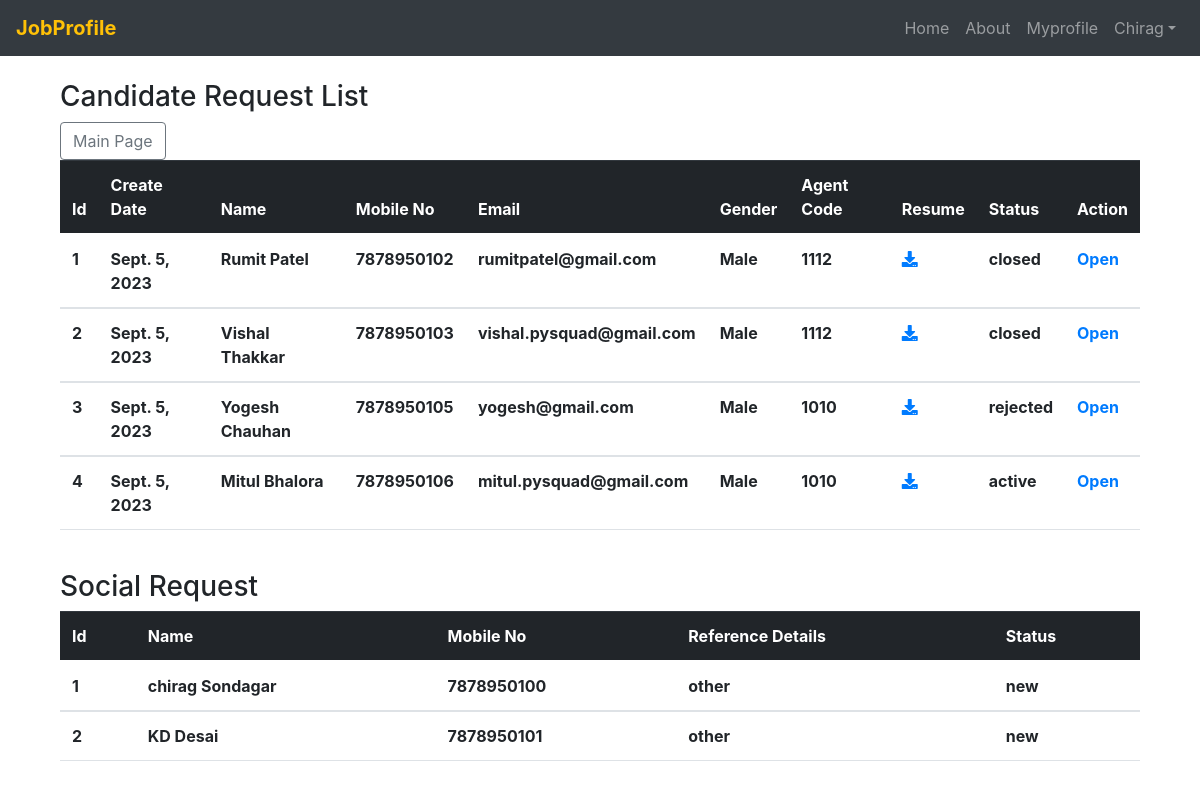
The app's page /candidate (signed in), older data.
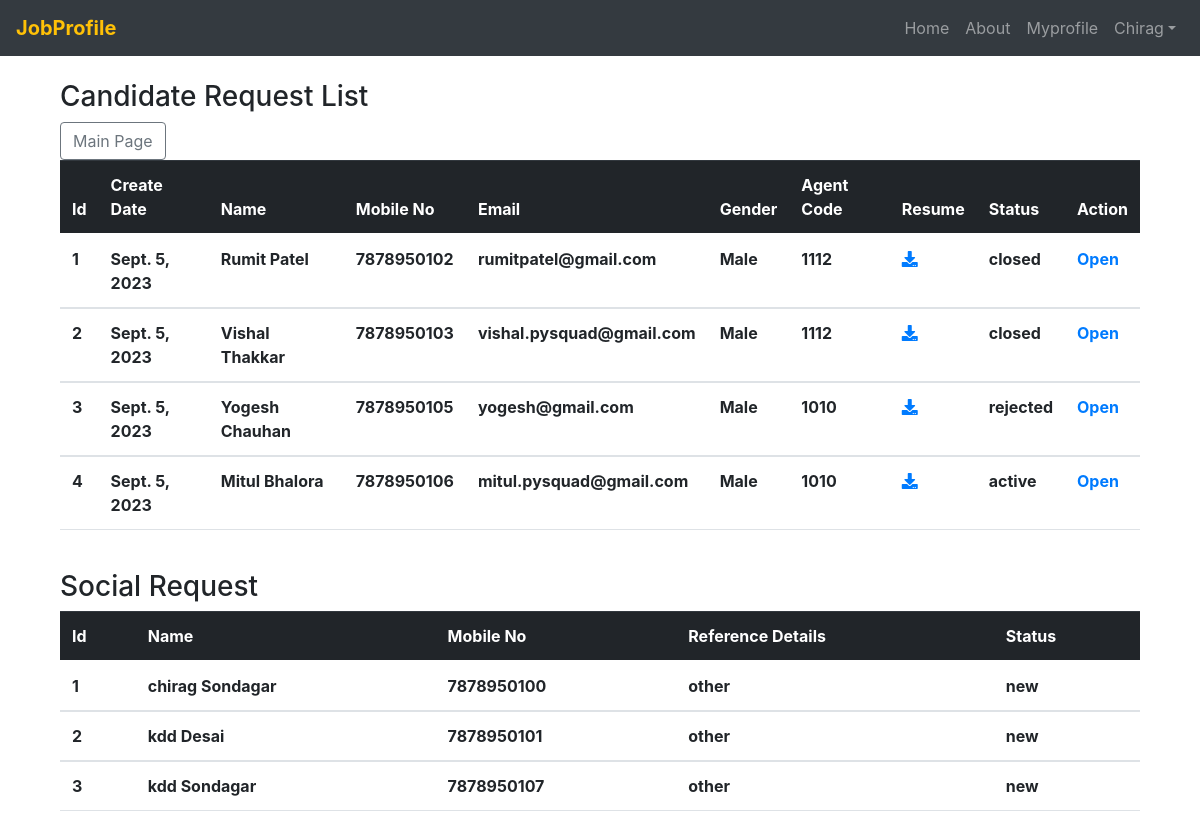
The same page, newer data.
### user/models.py (models this page shows)
class User(AbstractUser):
    is_manager = models.BooleanField(_("Manager Status"), default=False)
    is_agent = models.BooleanField(_("Agent Status"), default=False)

### candidate/models.py (models this page shows, shortened)
class CandidateProfile(models.Model):
    name = models.CharField(_("Name"), max_length=100)
    last_name = models.CharField(_("Last Name"), max_length=100)
    dob = models.DateField(_("Date of birth"))
    gender = models.CharField(_("Gender"), max_length=10, default="Male", choices=Gender)
    mobile_no = models.CharField(_("Mobile No"), max_length=10)
    email = models.EmailField(_("Email Id"), max_length=100, unique=True)
    reference = models.CharField(_("Your Reference"), max_length=50, choices=Reference_media, default="other")
    reference_details = models.CharField(_("Reference Provider"), max_length=50, default='None')
    profile_status = models.CharField(_("Profile Status"), max_length=50, choices=Profile_status, default='new')
    created = models.DateField(auto_now=True)
    address = models.TextField(_("Address"), null=True, blank=True)
    photo = models.ImageField(upload_to='images', blank=True, null=True)

### user/views.py (the view)
# urls.py: path('candidate', CandidateRequestView.as_view(), name='candidate-list'),
class CandidateRequestView(ListView):
    model = CandidateProfile
    template_name = 'page/candidate_request.html'
    def get_context_data(self, *, object_list=None, **kwargs):
        context = super().get_context_data()
        if self.request.user.is_manager:
            context['other'] = CandidateProfile.objects.filter(reference='other')
            context['all_agent_candidates'] = CandidateProfile.objects.filter(
                reference_details__in=self.request.user.manager.agent.all().values_list('code', flat=True))
            return context
        elif self.request.user.is_agent:
            context['candidates'] = CandidateProfile.objects.filter(reference_details=self.request.user.agent.code)
            return context

### templates/page/candidate_request.html (shortened to what this page needs)
{% extends 'base.html' %}
{% block pagecontent %}
<div class="container">
    <h3>Candidate Request List</h3>
    {% if request.user.is_manager %}
    <table class="table">
        <thead class="thead-dark">
        <tr>
            <th scope="col">Id</th>
            <th scope="col">Create Date</th>
            <th scope="col">Name</th>
            <th scope="col">Mobile No</th>
            <th scope="col">Email</th>
            <th scope="col">Gender</th>
            <th scope="col">Agent Code</th>
            <th scope="col">Resume</th>
            <th scope="col">Status</th>
            <th> Action</th>
        </tr>
        </thead>
        {% for candidate in all_agent_candidates %}
        <tbody>
        <tr>
            <th scope="col">{{forloop.counter}}</th>
            <th scope="col">{{candidate.created}}</th>
            <th scope="col">{{candidate.name}} {{candidate.last_name}}</th>
            <th scope="col">{{candidate.mobile_no}}</th>
            <th scope="col">{{candidate.email}}</th>
            <th scope="col">{{candidate.gender}}</th>
            <th scope="col">{{candidate.reference_details}}</th>
            <th scope="col"><a href="{% url 'users:download' candidate.pk %}"><i class="fa fa-download"
                                                                                 aria-hidden="true"></i></a>
            </th>
            <th scope="col">{{candidate.profile_status}}</th>
            <th scope="col"><a href="{% url 'users:candidate-update' candidate.pk %}">Open</a></th>
        </tr>
        </tbody>
        {% endfor %}
        <a class="btn btn-outline-secondary" href="{% url 'users:home' %}"> Main Page</a>
    </table>
    <br>
    <table class="table">
        <h3>Social Request</h3>
        <thead class="thead-dark">
        <tr>
            <th scope="col">Id</th>
            <th scope="col">Name</th>
            <th scope="col">Mobile No</th>
            <th scope="col">Reference Details</th>
            <th scope="col">Status</th>
        </tr>
        </thead>
        {% for candidate in other %}
        <tbody>
        <tr>
            <th scope="col">{{forloop.counter}}</th>
            <th scope="col">{{candidate.name}} {{candidate.last_name}}</th>
            <th scope="col">{{candidate.mobile_no}}</th>
            <th scope="col">{{candidate.reference}}</th>
            <th scope="col">{{candidate.profile_status}}</th>
        </tr>
        </tbody>
        {% endfor %}
    </table>
    {% endif %}
</div>
{% endblock %}

### templates/base.html (shortened to what this page needs)
{% load static %}
<!DOCTYPE html>
<html lang="en">
<head>
    <link href="https://cdn.jsdelivr.net/npm/bootstrap@5.0.2/dist/css/bootstrap.min.css" rel="stylesheet"
>
    <link rel="stylesheet" href="https://cdn.jsdelivr.net/npm/bootstrap@4.1.3/dist/css/bootstrap.min.css"
>
    <link rel="stylesheet" href="https://cdnjs.cloudflare.com/ajax/libs/font-awesome/5.14.0/css/all.min.css"
/>
</head>
<body>
<header>
    <nav class="navbar navbar-expand-sm navbar-dark bg-dark">
        <a href="" class="navbar-brand text font-weight-bold text-warning">
            JobProfile
        </a>
        <div class="collapse navbar-collapse" id="myMenu">
            <ul class="navbar-nav ml-auto ">
                <li class="nav-item"><a href="{% url 'users:home'%}" class="nav-link ">Home</a></li>
                <li class="nav-item"><a href="#" class="nav-link ">About</a></li>
                <li class="nav-item"><a href="#" class="nav-link ">Myprofile</a></li>
                {% if user.is_authenticated %}
                <div class="nav-item dropdown">
                <a href=""  data-toggle="dropdown" class="nav-item nav-link dropdown-toggle user-action">{{user.username}}</a>
                </div>
                {% endif %}
            </ul>
        </div>
    </nav>
</header>
<div class="container mt-4 mb-5">
    {% block pagecontent %}
    {% endblock %}
</div>
</body>
</html>

Row changes from the older to the newer data that the page shows:
changed CandidateProfile "Desai": name "KD" → "kdd"
added CandidateProfile: name "kdd", last_name "Sondagar", mobile_no "7878950107", reference "other", profile_status "new", shown under "Social Request"
